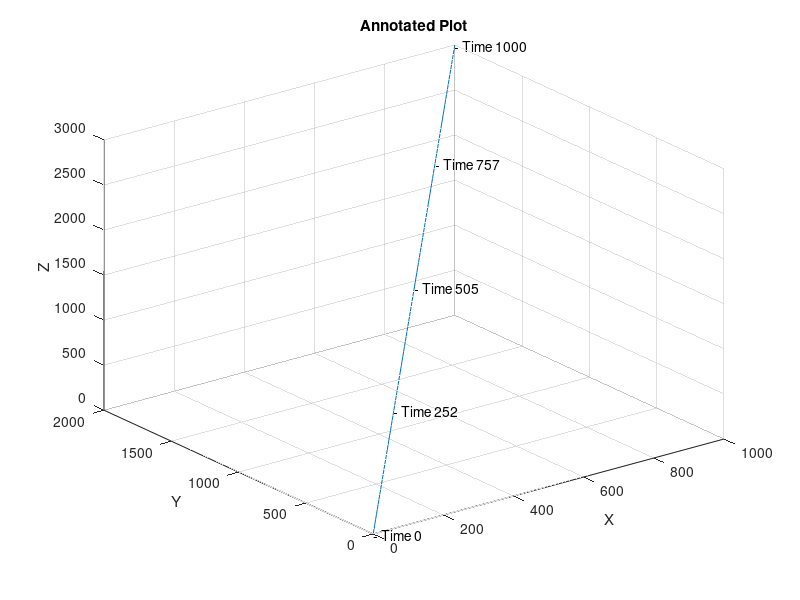

This figure's MATLAB source:
%% Create a plot and annotate it with text
% Add text annotations evenly spaced along a curve.

%% Copyright
% Copyright (c) 2015 Princeton Satellite Systems, Inc.
% All rights reserved.

%% Parameters
nPoints = 5; % Number of plot points to have annotations

%% Create the line
v       = [1;2;3];
t       = linspace(0,1000);
r       = [v(1)*t;v(2)*t;v(3)*t];

%% Create the figure and plot
s = 'Annotated Plot';
h = figure('name',s);
plot3(r(1,:),r(2,:),r(3,:));
xlabel('X');
ylabel('Y');
zlabel('Z');
title(s)
grid

%% Add the annotations
n    = length(t);
j    = ceil(linspace(1,n,nPoints));

for k = j
  text(r(1,k), r(2,k), r(3,k), sprintf('- Time %d',floor(t(k))));
end
